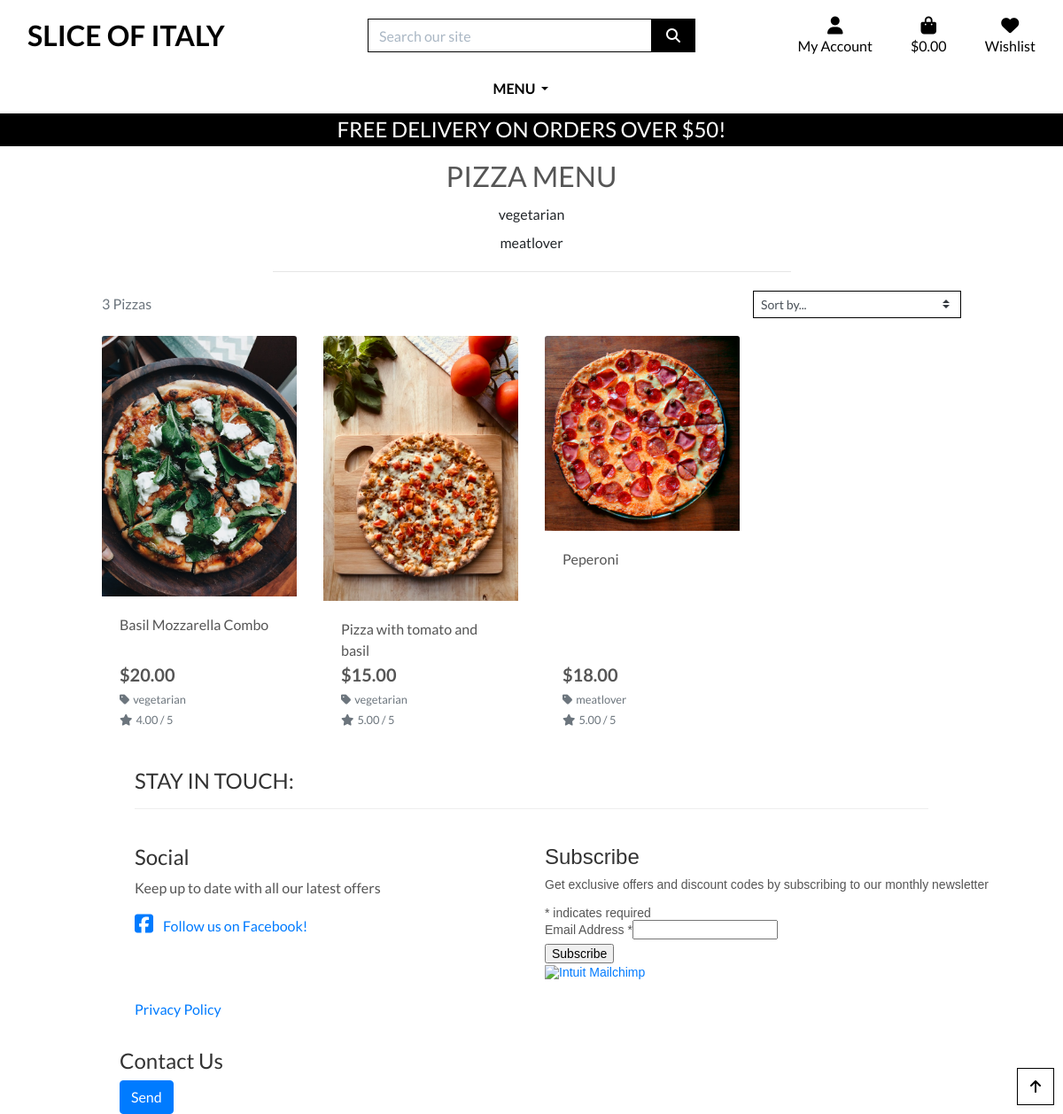
/pizzas/, run on an earlier commit of the app's database.
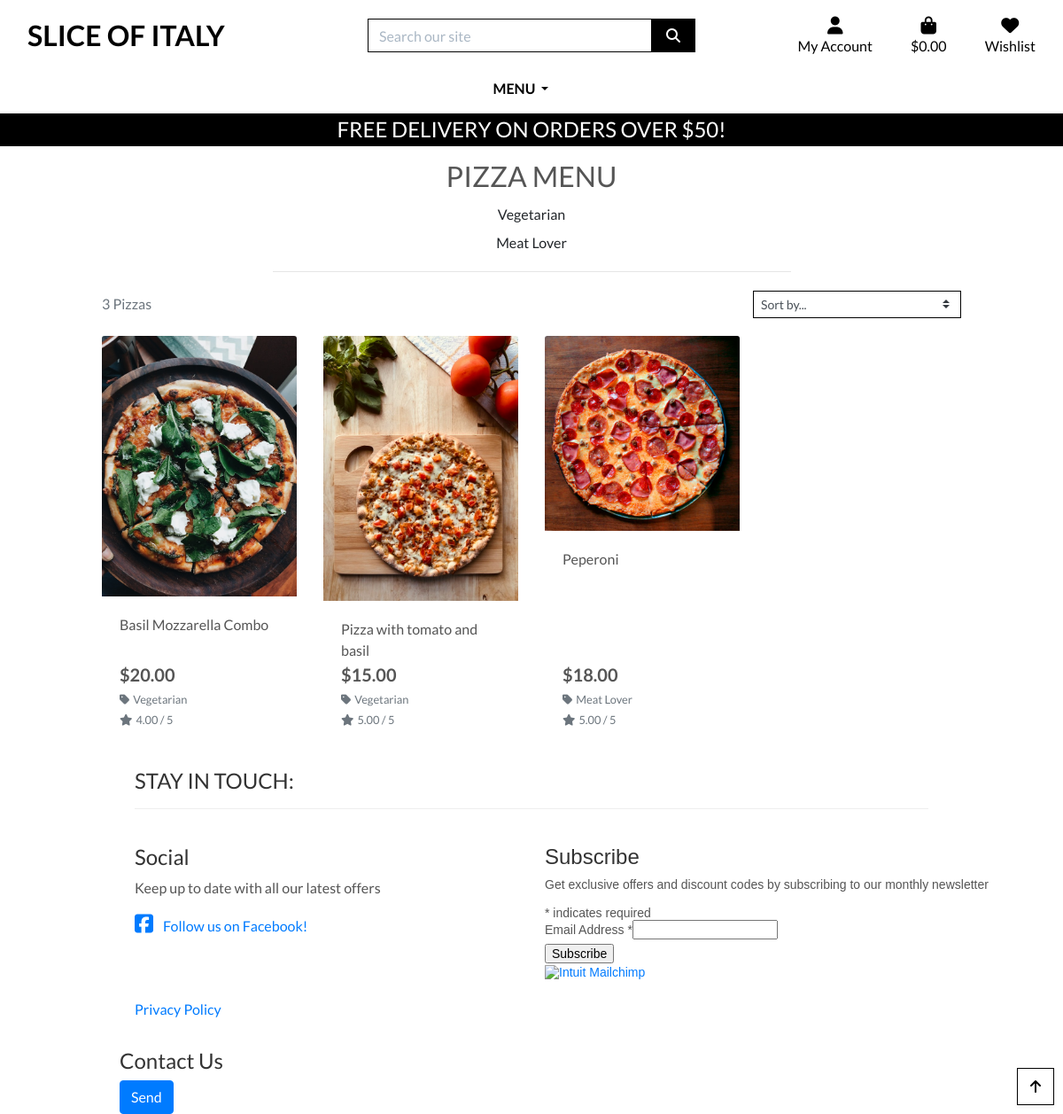
And on a later commit of the database.
### pizzas/models.py (models this page shows, shortened)
class Category(models.Model):
    class Meta:
        verbose_name_plural = 'Categories'
    name = models.CharField(max_length=254)
    friendly_name = models.CharField(max_length=254, null=True, blank=True)

class Pizza(models.Model):
    category = models.ForeignKey('Category', null=True, blank=True, on_delete=models.SET_NULL)
    sku = models.CharField(max_length=254, null=True, blank=True)
    name = models.CharField(max_length=254)
    description = models.TextField()
    price = models.DecimalField(max_digits=6, decimal_places=2)
    rating = models.DecimalField(max_digits=6, decimal_places=2, null=True, blank=True)
    image_url = models.URLField(max_length=1024, null=True, blank=True)
    image = models.ImageField(null=True, blank=True)

### pizzas/views.py (the view)
# urls.py: path('', views.pizzas, name='pizzas'),
def pizzas(request):
    pizzas = Pizza.objects.all()
    query = request.GET.get('q')
    categories = request.GET.getlist('category')
    all_categories = Category.objects.all()
    sort = request.GET.get('sort')
    direction = request.GET.get('direction')
    if query:
        queries = Q(name__icontains=query) | Q(description__icontains=query)
        pizzas = pizzas.filter(queries)
    if categories:
        pizzas = pizzas.filter(category__name__in=categories)
        categories = Category.objects.filter(name__in=categories)
    if sort:
        if direction == 'desc':
            sort = f'-{sort}'
        pizzas = pizzas.order_by(sort)
    context = {
        'pizzas': pizzas,
        'search_term': query,
        'current_categories': categories,
        'all_categories': all_categories,
        'current_sorting': f'{sort}_{direction}',
    }
    return render(request, 'pizzas/pizzas.html', context)

### pizzas/templates/pizzas/pizzas.html (shortened to what this page needs)
{% extends "base.html" %}
{% load static %}
{% block page_header %}
    <div class="container header-container">
    </div>
{% endblock %}
{% block content %}
    <div class="overlay"></div>
    <div class="container-fluid">
        <div class="row">
            <div class="col text-center mt-3">
                <h2 class="logo-font">Pizza Menu</h2>
                {% for category in all_categories %}
                    <a href="{% url 'pizzas_by_category' category.name %}" class="dropdown-item">{{ category.friendly_name }}</a>
                {% endfor %}
                <hr class="w-50 mb-1">
            </div>
        </div>
        <div class="row">
            <div class="pizza-container col-10 offset-1">
                <div class="row mt-1 mb-2">
                    <div class="col-12 col-md-6 my-auto order-md-last d-flex justify-content-center justify-content-md-end">
                        <div class="sort-select-wrapper w-50">
                            <select id="sort-selector" class="custom-select custom-select-sm rounded-0 border border-{% if current_sorting != 'None_None' %}info{% else %}black{% endif %}">
                                <option value="reset" {% if current_sorting == 'None_None' %}selected{% endif %}>Sort by...</option>
                            </select>
                        </div>
                    </div>
                    <div class="col-12 col-md-6 order-md-first">
                        <p class="text-muted mt-3 text-center text-md-left">
                            {{ pizzas|length }} Pizzas{% if search_term %} found for <strong>"{{ search_term }}"</strong>{% endif %}
                        </p>
                    </div>
                </div>
                <div class="row">
                    {% for pizza in pizzas %}
                        <div class="col-sm-6 col-md-6 col-lg-4 col-xl-3">
                            <div class="card h-100 border-0">
                                <a href="{% url 'pizza_detail' pizza.id %}">
                                    <img class="card-img-top img-fluid" src="{{ pizza.image.url }}" alt="{{ pizza.name }}">
                                </a>
                                <div class="card-body pb-0">
                                    <p class="mb-0">{{ pizza.name }}</p>
                                </div>
                                <div class="card-footer bg-white pt-0 border-0 text-left">
                                    <div class="row">
                                        <div class="col">
                                            <p class="lead mb-0 text-left font-weight-bold">${{ pizza.price }}</p>
                                            {% if pizza.category %}
                                            <p class="small mt-1 mb-0">
                                                <a class="text-muted" href="{% url 'pizzas' %}?category={{ pizza.category.name }}">
                                                    <i class="fas fa-tag mr-1"></i>{{ pizza.category.friendly_name }}
                                                </a>
                                            </p>
                                            {% endif %}
                                            {% if pizza.rating %}
                                                <small class="text-muted"><i class="fas fa-star mr-1"></i>{{ pizza.rating }} / 5</small>
                                            {% else %}
                                                <small class="text-muted">No Rating</small>
                                            {% endif %}
                                        </div>
                                    </div>
                                </div>
                            </div>
                        </div>
                    {% endfor %}
                </div>
            </div>
        </div>
    </div>
    <div class="btt-button shadow-sm rounded-0 border border-black">
        <a class="btt-link d-flex h-100">
            <i class="fas fa-arrow-up text-black mx-auto my-auto"></i>
        </a>
    </div>
{% endblock %}

### templates/base.html (shortened to what this page needs)
{% load static %}
<!doctype html>
<html lang="en">
<head>
    {% block corecss %}
    <link rel="stylesheet" href="https://stackpath.bootstrapcdn.com/bootstrap/4.4.1/css/bootstrap.min.css"
>
    <link rel="stylesheet" href="{% static 'css/base.css' %}">
    {% endblock %}
</head>
<body>
    <header class="container-fluid fixed-top">
        <div id="topnav" class="row bg-white pt-lg-2 d-none d-lg-flex">
            <div class="col-12 col-lg-4 my-auto py-1 py-lg-0 text-center text-lg-left">
                <a href="{% url 'home' %}" class="nav-link main-logo-link">
                    <h2 class="logo-font text-black my-0"><strong>Slice of Italy</strong></h2>
                </a>
            </div>
            <div class="col-12 col-lg-4 my-auto py-1 py-lg-0">
                <form method="GET" action="{% url 'pizzas' %}">
                    <div class="input-group w-100">
                        <input class="form-control border border-black rounded-0" type="text" name="q"
                            placeholder="Search our site">
                        <div class="input-group-append">
                            <button class="form-control btn btn-black border border-black rounded-0" type="submit">
                                <span class="icon">
                                    <i class="fas fa-search"></i>
                                </span>
                            </button>
                        </div>
                    </div>
                </form>
            </div>
            <div class="col-12 col-lg-4 my-auto py-1 py-lg-0">
                <ul class="list-inline list-unstyled text-center text-lg-right my-0">
                    <li class="list-inline-item dropdown">
                        <a class="text-black nav-link" href="#" id="user-options" data-toggle="dropdown"
                            aria-haspopup="true" aria-expanded="false">
                            <div class="text-center">
                                <div><i class="fas fa-user fa-lg"></i></div>
                                <p class="my-0">My Account</p>
                            </div>
                        </a>
                    </li>
                    <li class="list-inline-item">
                        <a class="{% if grand_total %}text-info font-weight-bold{% else %}text-black{% endif %} nav-link"
                            href="{% url 'view_bag' %}">
                            <div class="text-center">
                                <div><i class="fas fa-shopping-bag fa-lg"></i></div>
                                <p class="my-0">
                                    {% if grand_total %}
                                    ${{ grand_total|floatformat:2 }}
                                    {% else %}
                                    $0.00
                                    {% endif %}
                                </p>
                            </div>
                        </a>
                    </li>
                    <li class="list-inline-item">
                        <a class="text-black nav-link" href="{% url 'wishlist' %}">
                            <div class="text-center">
                                <div><i class="fas fa-heart fa-lg"></i></div>
                                <p class="my-0">Wishlist</p>
                            </div>
                        </a>
                    </li>
                </ul>
            </div>
        </div>
        <div class="row bg-white">
            <nav class="navbar navbar-expand-lg navbar-light w-100">
                {% include 'includes/main-nav.html' %}
            </nav>
        </div>
        <div id="delivery-banner" class="row text-center">
            <div class="col bg-black text-white">
                <h4 class="logo-font my-1">Free delivery on orders over ${{ free_delivery_threshold }}!</h4>
            </div>
        </div>
    </header>
    {% block page_header %}
    {% endblock %}
    {% block content %}
    {% endblock %}
    <footer class="container-wrapper">
        <div class="container quotes-container content-container">
            <section class="footer">
                <div class="row">
                    <div class="col-12 page-header mb-4">
                        <h2 class="text-uppercase">Stay in touch:</h2>
                        <hr class="block-divider block-divider--short">
                    </div>
                </div>
                <div class="row">
                    <div class="col-12 col-md-6">
                        <h3>Social</h3>
                        <p>Keep up to date with all our latest offers</p>
                        <a href="https://www.facebook.com/profile.php?id=61556601335674" target="_blank"><i
                                class="fab fa-facebook-square"></i> Follow us on Facebook!</a>
                    </div>
                    <div class="col-12 col-md-6">
                        <div id="mc_embed_shell">
                            <link href="//cdn-images.mailchimp.com/embedcode/classic-061523.css" rel="stylesheet"
                                type="text/css">
                            <div id="mc_embed_signup">
                                <form
                                    action="https://herokuapp.us9.list-manage.com/subscribe/post?u=78f590359c396ba03aa1940ad&amp;id=badf9055eb&amp;f_id=005431e1f0"
                                    method="post" id="mc-embedded-subscribe-form" name="mc-embedded-subscribe-form"
                                    class="validate" target="_blank">
                                    <div id="mc_embed_signup_scroll">
                                        <h2>Subscribe</h2>
                                        <p>Get exclusive offers and discount codes by subscribing to our monthly newsletter</p>
                                        <div class="indicates-required"><span class="asterisk">*</span> indicates
                                            required</div>
                                        <div class="mc-field-group"><label for="mce-EMAIL">Email Address <span
                                                    class="asterisk">*</span></label><input type="email" name="EMAIL"
                                                class="required email" id="mce-EMAIL" required="" value=""></div>
                                        <div class="optionalParent">
                                            <div class="clear foot">
                                                <input type="submit" name="subscribe" id="mc-embedded-subscribe"
                                                    class="button" value="Subscribe">
                                                <p style="margin: 0px auto;"><a href="http://eepurl.com/iKC1cU"
                                                        title="Mailchimp - email marketing made easy and fun"><span
                                                            style="display: inline-block; background-color: transparent; border-radius: 4px;"><img
                                                                class="refferal_badge"
                                                                src="https://digitalasset.intuit.com/render/content/dam/intuit/mc-fe/en_us/images/intuit-mc-rewards-text-dark.svg"
                                                                alt="Intuit Mailchimp"
                                                                style="width: 220px; height: 40px; display: flex; padding: 2px 0px; justify-content: center; align-items: center;"></span></a>
                                                </p>
                                            </div>
                                        </div>
                                    </div>
                                </form>
                            </div>
                        </div>
                    </div>
                    <div class="col-12">
                        <a href="https://www.termsfeed.com/live/bd2c7259-9876-4ff7-be04-84379bd18587" target="_blank">Privacy Policy</a>
                    </div>
                </div>
            </section>
        </div>
        <div class="container">
            <div class="row">
                <div class="col-md-12">
                    <h3>Contact Us</h3>
                    <form action="{% url 'contact' %}" method="post">
                        <button type="submit" class="btn btn-primary">Send</button>
                    </form>
                </div>
            </div>
        </div>
    </footer>
</body>
</html>

### templates/includes/main-nav.html (shortened to what this page needs)
<div class="collapse navbar-collapse" id="main-nav">
    <ul class="navbar-nav w-auto mx-auto">
        <li class="nav-item dropdown">
            <a class="logo-font font-weight-bold nav-link text-black mr-5 dropdown-toggle" href="#" id="menu-link" role="button" data-toggle="dropdown" aria-haspopup="true" aria-expanded="false">
                Menu
            </a>
        </li>
    </ul>
</div>

What changed in the data, as far as the page shows it:
changed Category: friendly_name "vegetarian" → "Vegetarian"
changed Category: friendly_name "meatlover" → "Meat Lover"
changed through a linked row, Pizza "Basil Mozzarella Combo": category.friendly_name "vegetarian" → "Vegetarian"
changed through a linked row, Pizza "Pizza with tomato and basil": category.friendly_name "vegetarian" → "Vegetarian"
changed through a linked row, Pizza "Peperoni": category.friendly_name "meatlover" → "Meat Lover"
